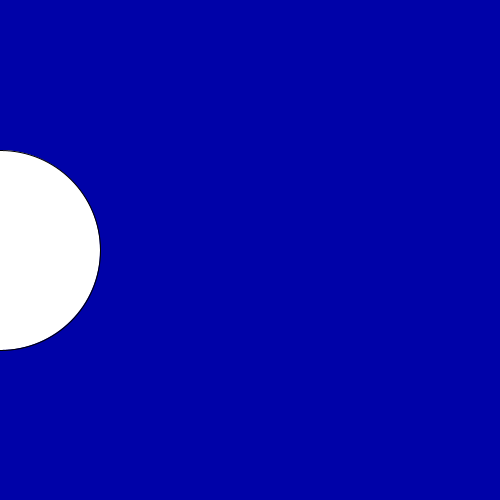
Frame 1 (no input)
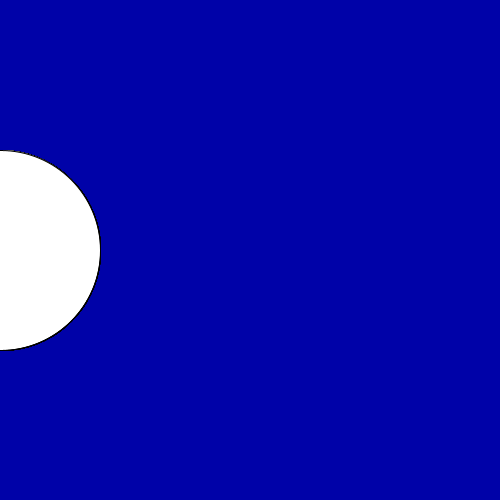
Frame 60 (the mouse pressed at the canvas centre just before this capture)
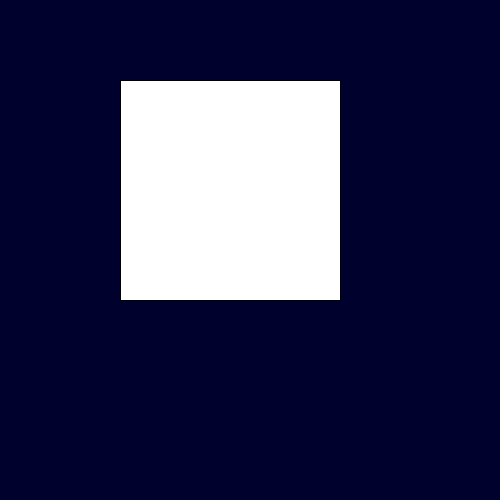
Frame 120 (the mouse held since frame 60 and released just before this capture)

The Processing sketch that drew these frames (run headless with seeded random() and noise(); from frame 60 on, the mouse is pressed at the canvas centre):

// Processing sketch: classwork
// ── classwork.pde
int currentTime = 0;
int time1 = 2000;
int time2 = 5000;
int ellipseX = 0;
//ellipseMode(CENTER);

void setup(){
  size(500,500);
  background(680);
}

void draw(){
currentTime = millis();
 ellipse(ellipseX, height/2, 200,200);

if(currentTime > time2){
  background(255);
  println("Timer 1 is triggered");
   
}

else if (currentTime > time1){
  
 background(557);
 rect(120,80,220,220);
 println("BOOM!");
}
}
